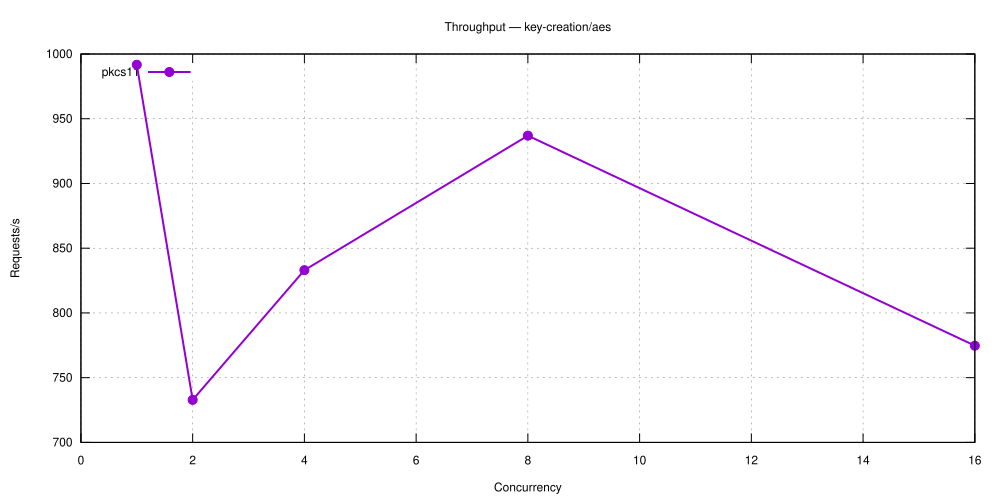

Recreate this plot in gnuplot.
set terminal svg size 1000,500 enhanced font 'Helvetica,12'
set output 'key-creation_aes.svg'
set title 'Throughput — key-creation/aes'
set grid
set xlabel 'Concurrency'
set ylabel 'Requests/s'
set key top left
plot 'key-creation_aes-5.28.0-pkcs11.dat' using 1:2 with linespoints lw 2 pt 7 title 'pkcs11'
